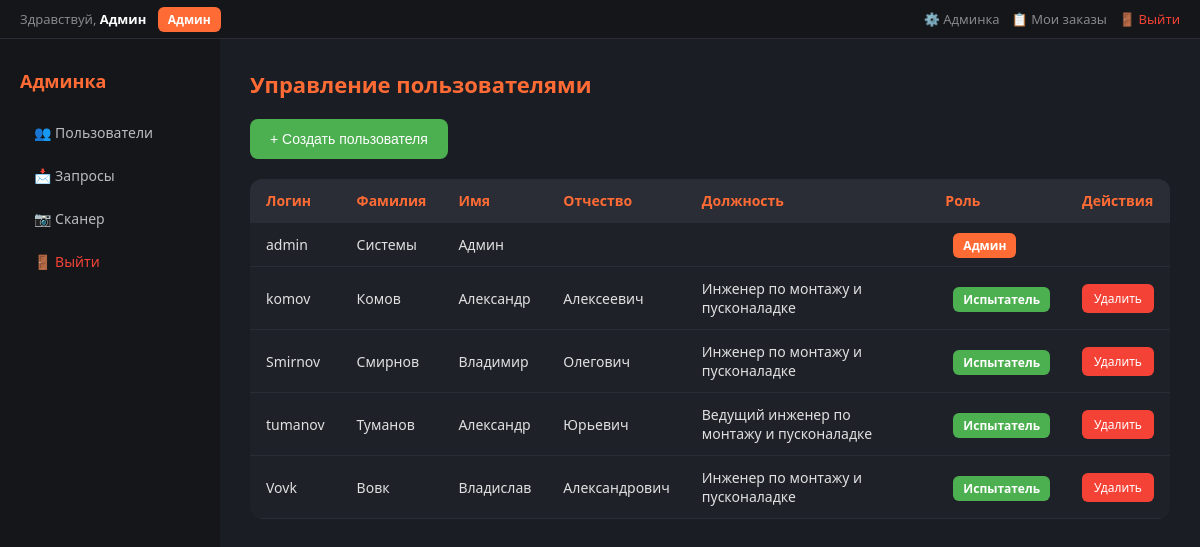
The page /admin (signed in) on the database its author committed.
### tables this page shows
CREATE TABLE users (
            id INTEGER PRIMARY KEY AUTOINCREMENT,
            login TEXT UNIQUE NOT NULL,
            password_hash TEXT NOT NULL,
            first_name TEXT DEFAULT '',
            last_name TEXT DEFAULT '',
            middle_name TEXT DEFAULT '',
            position TEXT DEFAULT '',
            role TEXT DEFAULT 'tester',
            created_at TIMESTAMP DEFAULT CURRENT_TIMESTAMP
        );

### app/admin_routes.py (the view)
@admin_router.get("")
def admin_dashboard(request: Request):
    user = admin_required(request)
    if not user:
        return RedirectResponse("/login", status_code=303)
    users = get_all_users()
    pending_count = count_pending_requests()
    return templates.TemplateResponse("admin.html", {
        "request": request,
        "user": user,
        "users": users,
        "pending_count": pending_count,
    })

### app/templates/admin.html (shortened to what this page needs)
{% extends "base.html" %}
{% block content %}
<div class="admin-body">
    <div class="admin-sidebar">
        <h2>Админка</h2>
        <a href="/admin">👥 Пользователи</a>
        <a href="/admin/requests">
            📩 Запросы
        </a>
        <a href="/">📷 Сканер</a>
        <a href="/logout" style="color:#f44336;">🚪 Выйти</a>
    </div>
    <div class="admin-content">
        <h1>Управление пользователями</h1>
        <button class="btn-add" onclick="openModal()">+ Создать пользователя</button>
        <table class="users-table">
            <thead>
                <tr><th>Логин</th><th>Фамилия</th><th>Имя</th><th>Отчество</th><th>Должность</th><th>Роль</th><th>Действия</th></tr>
            </thead>
            <tbody>
                {% for u in users %}
                <tr>
                    <td>{{ u.login }}</td>
                    <td>{{ u.last_name }}</td>
                    <td>{{ u.first_name }}</td>
                    <td>{{ u.middle_name }}</td>
                    <td>{{ u.position }}</td>
                    <td>
                        {% if u.role == 'admin' %}
                        <span class="role-badge role-admin">Админ</span>
                        {% else %}
                        <span class="role-badge role-tester">Испытатель</span>
                        {% endif %}
                    </td>
                    <td>
                        {% if u.login != 'admin' %}
                        <a href="/admin/users/delete/{{ u.id }}" class="btn-sm btn-delete" onclick="return confirm('Удалить пользователя {{ u.login }}?')">Удалить</a>
                        {% endif %}
                    </td>
                </tr>
                {% endfor %}
            </tbody>
        </table>
    </div>
</div>
{% endblock %}

### app/templates/base.html (shortened to what this page needs)
<!DOCTYPE html>
<html lang="ru">
<head>
    <link rel="stylesheet" href="/static/css/style.css">
</head>
<body>
    {% if user %}
    <div class="top-bar">
        <div class="user-info">
            Здравствуй, <strong>{{ user.first_name or user.login }}</strong>
            {% if user.role == 'admin' %}
            <span class="role-badge role-admin">Админ</span>
            {% else %}
            <span class="role-badge role-tester">Испытатель</span>
            {% endif %}
        </div>
        <div class="nav-links">
            {% if user.role == 'admin' %}
            <a href="/admin">⚙️ Админка</a>
            {% endif %}
            <a href="/dashboard">📋 Мои заказы</a>
            <a href="/logout" style="color:#f44336;">🚪 Выйти</a>
        </div>
    </div>
    {% endif %}
    {% set step_order = ["order", "gch", "g3", "pg3", "visual", "measurements", "protocol", "photo"] %}
    {% set step_names = {
        "order": "📷 Заказ",
        "gch": "📐 ГЧ",
        "g3": "🔧 Г3",
        "pg3": "📋 ПГ3",
        "visual": "🔍 Контроль",
        "measurements": "⚡ Измерения",
        "photo": "📸 Фото",
        "protocol": "📄 Протокол"
    } %}
    {% set step_urls = {
        "order": "/",
        "gch": "/check-gch",
        "g3": "/check-g3",
        "pg3": "/check-pg3",
        "visual": "/visual-check",
        "measurements": "/measurements",
        "photo": "/photo",
        "protocol": "/protocol"
    } %}
    {% block content %}{% endblock %}
</body>
</html>

### app/static/css/style.css (style rules this page uses)
* { margin: 0; padding: 0; box-sizing: border-box; }
body { font-family: 'Segoe UI', 'Arial', sans-serif; background: #1a1d23; color: #e0e0e0; min-height: 100vh; }

### app/templates/base.html (style rules this page uses)
* { margin: 0; padding: 0; box-sizing: border-box; }
body { font-family: 'Segoe UI', 'Arial', sans-serif; background: #1a1d23; color: #e0e0e0; min-height: 100vh; }
.top-bar { background: #14161a; padding: 10px 20px; display: flex; justify-content: space-between; align-items: center; border-bottom: 1px solid #2a2d35; }
.top-bar .user-info { font-size: 13px; color: #888; }
.top-bar .user-info strong { color: #fff; }
.top-bar .nav-links { display: flex; gap: 12px; }
.top-bar .nav-links a { color: #888; text-decoration: none; font-size: 13px; }
.role-badge { padding: 3px 8px; border-radius: 6px; font-size: 11px; margin-left: 8px; font-weight: 600; }
.role-admin { background: #ff6b35; color: #fff; }
.role-tester { background: #4caf50; color: #fff; }

### app/templates/admin.html (style rules this page uses)
.admin-body { display: flex; min-height: 100vh; }
.admin-sidebar { width: 220px; background: #14161a; padding: 30px 20px; }
.admin-sidebar h2 { color: #ff6b35; font-size: 18px; margin-bottom: 20px; }
.admin-sidebar a { display: block; color: #bbb; text-decoration: none; padding: 10px 14px; border-radius: 8px; font-size: 14px; margin-bottom: 4px; }
.admin-content { flex: 1; padding: 30px; }
.admin-content h1 { font-size: 22px; margin-bottom: 20px; color: #ff6b35; }
.users-table { width: 100%; border-collapse: collapse; background: #1e2128; border-radius: 12px; overflow: hidden; }
.users-table th, .users-table td { padding: 12px 16px; text-align: left; font-size: 14px; border-bottom: 1px solid #2a2d35; }
.users-table th { background: #2a2d35; color: #ff6b35; }
.role-badge { padding: 4px 10px; border-radius: 6px; font-size: 12px; font-weight: 600; }
.role-admin { background: #ff6b35; color: #fff; }
.role-tester { background: #4caf50; color: #fff; }
.btn-sm { padding: 6px 12px; border-radius: 6px; font-size: 12px; cursor: pointer; text-decoration: none; display: inline-block; }
.btn-delete { background: #f44336; color: #fff; border: none; }
.btn-add { padding: 12px 20px; background: #4caf50; color: #fff; border: none; border-radius: 8px; cursor: pointer; font-size: 14px; margin-bottom: 20px; }

### rows shown on the page
users: first_name "Админ", login "admin", last_name "Системы", role "Админ"
users: login "komov", last_name "Комов", first_name "Александр", middle_name "Алексеевич", position "Инженер по монтажу и пусконаладке", role "Испытатель"
users: login "Smirnov", last_name "Смирнов", first_name "Владимир", middle_name "Олегович", position "Инженер по монтажу и пусконаладке", role "Испытатель"
users: login "tumanov", last_name "Туманов", first_name "Александр", middle_name "Юрьевич", position "Ведущий инженер по монтажу и пусконаладке", role "Испытатель"
users: login "Vovk", last_name "Вовк", first_name "Владислав", middle_name "Александрович", position "Инженер по монтажу и пусконаладке", role "Испытатель"
